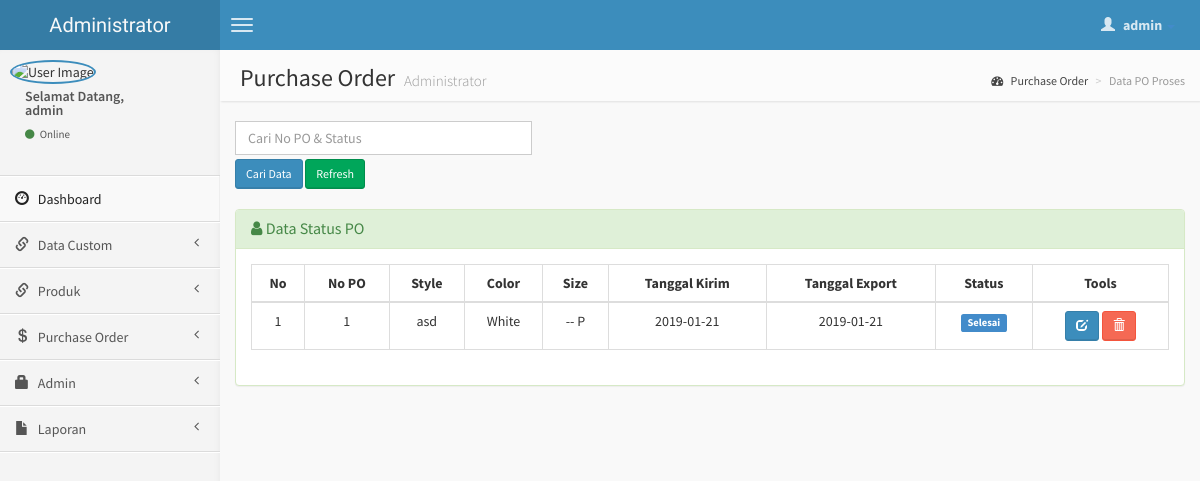
Screenshot of /admin/po.php (signed in) with the database file from the repository.
### tables this page shows
CREATE TABLE `po` (
  `nopo` varchar(20) NOT NULL,
  `style` varchar(10) NOT NULL,
  `color` varchar(20) NOT NULL,
  `size` varchar(4) NOT NULL,
  `tanggalkirim` date NOT NULL,
  `tanggalexport` date NOT NULL,
  `status` text NOT NULL
);

### admin/po.php (the view, shortened to what this page needs)
<?php include('header.php'); ?>
    <body class="skin-blue">
        <header class="header">
            <a href="index.php" class="logo">
                Administrator
            </a>
            <nav class="navbar navbar-static-top" role="navigation">
                <a href="#" class="navbar-btn sidebar-toggle" data-toggle="offcanvas" role="button">
                    <span class="icon-bar"></span>
                    <span class="icon-bar"></span>
                    <span class="icon-bar"></span>
                </a>
                <div class="navbar-right">
                    <ul class="nav navbar-nav">
                        <li class="dropdown user user-menu">
                            <a href="#" class="dropdown-toggle" data-toggle="dropdown">
                                <i class="glyphicon glyphicon-user"></i>
                                <span><?php echo $_SESSION['fullname']; ?> <i class="caret"></i></span>
                            </a>
                        </li>
                    </ul>
                </div>
            </nav>
        </header>
        <div class="wrapper row-offcanvas row-offcanvas-left">
            <aside class="left-side sidebar-offcanvas">
                <section class="sidebar">
                    <div class="user-panel">
                        <div class="pull-left image">
                            <img src="<?php echo $_SESSION['gambar']; ?>" class="img-circle" alt="User Image" style="border: 2px solid #3C8DBC;" />
                        </div>
                        <div class="pull-left info">
                            <p>Selamat Datang,<br /><?php echo $_SESSION['fullname']; ?></p>
                            <a href="#"><i class="fa fa-circle text-success"></i> Online</a>
                        </div>
                    </div>
                    <?php include "menu.php"; ?>
                </section>
            </aside>
            <aside class="right-side">
                <section class="content-header">
                    <h1>
                        Purchase Order
                        <small>Administrator</small>
                    </h1>
                    <ol class="breadcrumb">
                        <li><a href="#"><i class="fa fa-dashboard"></i> Purchase Order</a></li>
                        <li class="active">Data PO Proses</li>
                    </ol>
                </section>
                <section class="content">
                    <div class="row">
              <div class="col-lg-4">
              <form action='po.php' method="POST">
	       <input type='text' class="form-control" style="margin-bottom: 4px;" name='qcari' placeholder='Cari No PO & Status' required />
           <input type='submit' value='Cari Data' class="btn btn-sm btn-primary" /> <a href='po.php' class="btn btn-sm btn-success" >Refresh</i></a>
          	</div>
              </div>
                    <br />
                    <div class="row">
                        <div class="col-lg-12">
                    <div class="panel panel-success">
                        <div class="panel-heading">
                        <h3 class="panel-title"><i class="fa fa-user"></i> Data Status PO</h3>
                        </div>
                        <div class="panel-body">
                    <?php
                    $query1="select * from po";
                    $tampil=mysqli_query($koneksi, $query1) or die(mysqli_error());
                    ?>
                  <table id="example" class="table table-hover table-bordered">
                  <thead>
                      <tr>
                        <th><center>No </center></th>
                        <th><center>No PO </i></center></th>
                        <th><center>Style </center></th>
                        <th><center>Color </center></th>
                        <th><center>Size </center></th>
                        <th><center>Tanggal Kirim </center></th>
                        <th><center>Tanggal Export</center></th>
                        <th><center>Status </center></th>
                        <th><center>Tools</center></th>
                      </tr>
                  </thead>
                     <?php
                     $no=0;
                     while($data=mysqli_fetch_array($tampil))
                    { $no++; ?>
                    <tbody>
                    <tr>
                    <td><center><?php echo $no; ?></center></td>
                    <td><center><?php echo $data['nopo'];?></center></td>
                    <td><center><?php echo $data['style'];?></center></td>
                    <td><center><?php echo $data['color'];?></center></td>
                    <td><center><?php echo $data['size'];?></center></td>
                    <td><center><?php echo $data['tanggalkirim'];?></center></td>
                    <td><center><?php echo $data['tanggalexport'];?></center></td>
                    <td><center><?php
                            if($data['status'] == 'Proses'){
								echo '<span class="label label-success">Proses</span>';
							}
                            else if ($data['status'] == 'Selesai' ){
								echo '<span class="label label-primary">Selesai</span>';
							}
                            else if ($data['status'] == 'Terkirim' ){
								echo '<span class="label label-info">Terkirim</span>';
							}
                    ?></center></td>
                    <td><center><div id="thanks"><a class="btn btn-sm btn-primary" data-placement="bottom" data-toggle="tooltip" title="Edit PO" href="edit-po.php?hal=edit&kode=<?php echo $data['nopo'];?>"><span class="glyphicon glyphicon-edit"></span></a>
                    <a onclick="return confirm ('Yakin hapus PO <?php echo $data['nopo'];?>.?');" class="btn btn-sm btn-danger tooltips" data-placement="bottom" data-toggle="tooltip" title="Hapus PO" href="po.php?hal=hapus&kd=<?php echo $data['nopo'];?>"><span class="glyphicon glyphicon-trash"></a></center></td></tr></div>
                 <?php
              }
              ?>
              </div>
              </div>
            </div>
                    </div>
<?php include('footer.php'); ?>

### rows the page displays
po: nopo "1", style "asd", color "White", size "-- P", tanggalkirim "2019-01-21", tanggalexport "2019-01-21", status "Selesai"

### other values shown
$_SESSION['fullname'] "admin"
